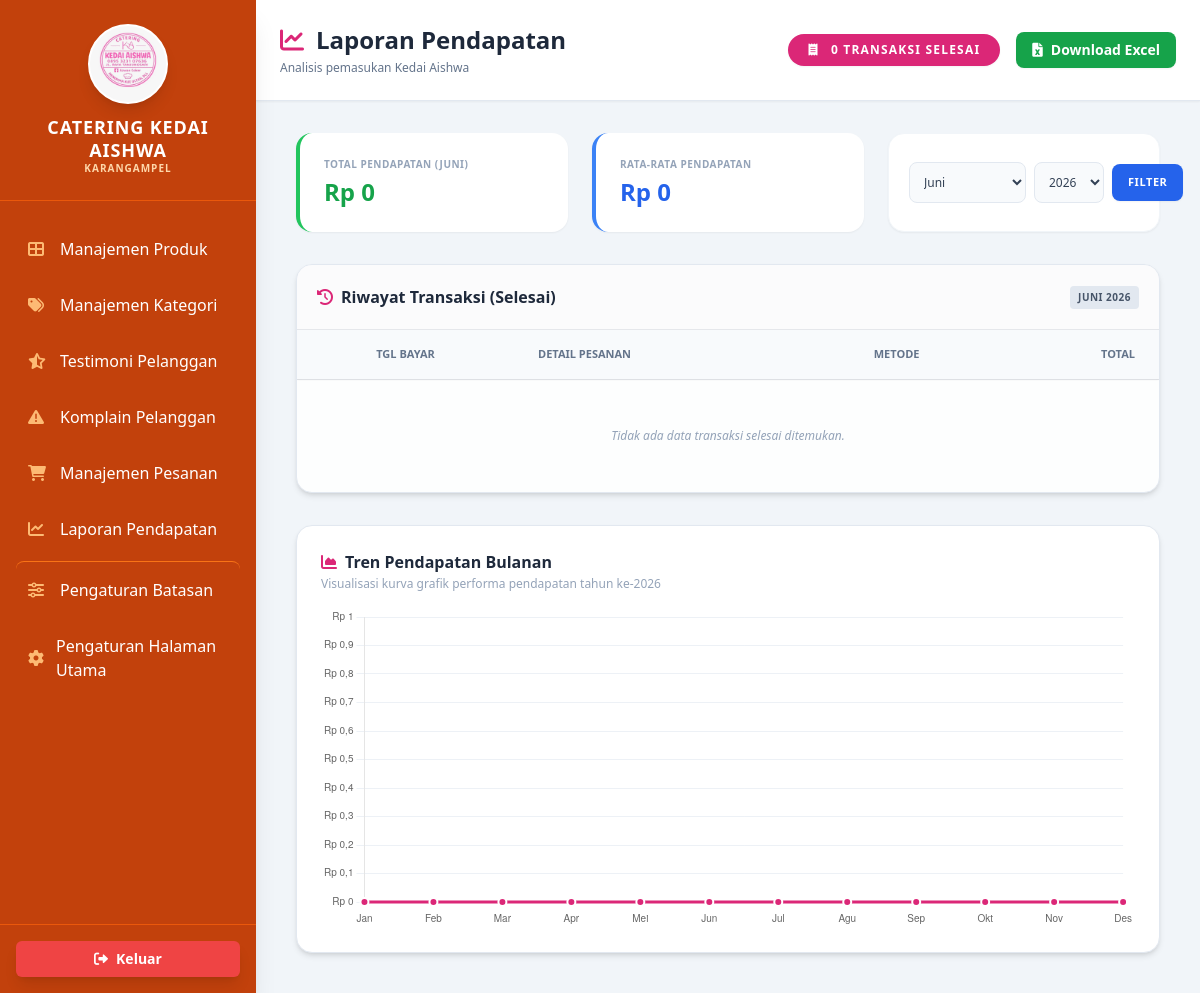
Before: /pelanggan/dashboard_admin/laporan_pendapatan.php (signed in) with the older database file.
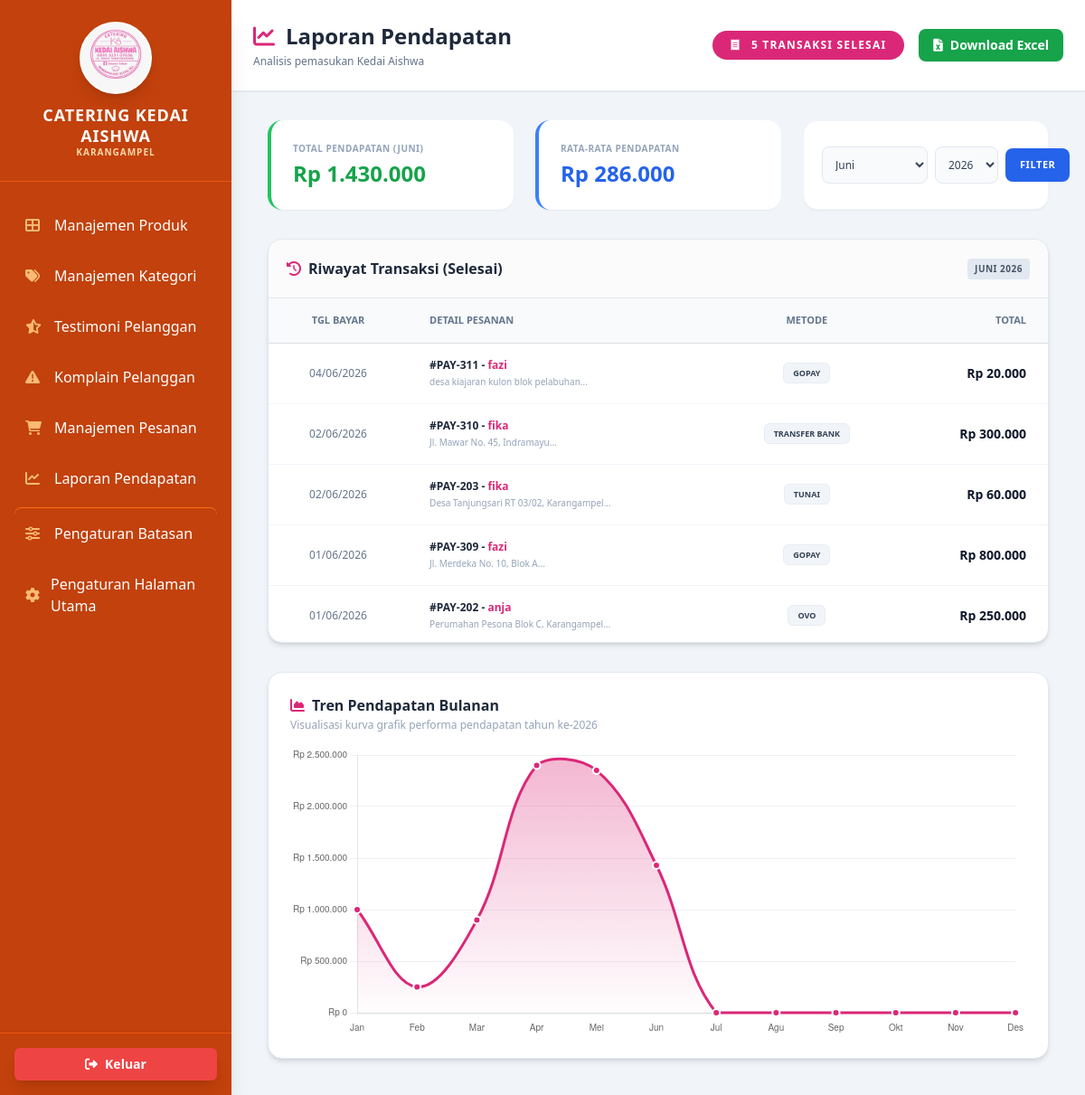
After: the same page with the newer database file.
### tables this page shows
CREATE TABLE `pembayaran` (
  `pembayaran_id` int(11) NOT NULL,
  `pesanan_id` int(11) DEFAULT NULL,
  `metode_pembayaran` varchar(50) DEFAULT NULL,
  `tanggal_pembayaran` date DEFAULT NULL,
  `waktu_pembayaran` time DEFAULT NULL,
  `total_pembayaran` decimal(15,2) DEFAULT NULL,
  `status_pembayaran` varchar(50) DEFAULT 'Belum Bayar',
  `jumlah_dp` decimal(15,2) DEFAULT 0.00,
  `status_dp` varchar(50) DEFAULT 'Belum Bayar',
  `tanggal_dp` date DEFAULT NULL,
  `waktu_dp` time DEFAULT NULL,
  `bukti_pelunasan` varchar(255) DEFAULT NULL
);

CREATE TABLE `users` (
  `user_id` int(11) NOT NULL,
  `nama_lengkap` varchar(100) NOT NULL,
  `email` varchar(100) NOT NULL,
  `password` varchar(100) DEFAULT NULL,
  `role` enum('admin','pelanggan') DEFAULT 'pelanggan'
);

CREATE TABLE `pesanan` (
  `pesanan_id` int(11) NOT NULL,
  `user_id` int(11) DEFAULT NULL,
  `tanggal_pesan` date DEFAULT NULL,
  `tanggal_acara` date DEFAULT NULL,
  `waktu_acara` time DEFAULT NULL,
  `alamat` text DEFAULT NULL,
  `no_handphone` varchar(15) DEFAULT NULL,
  `total_pesan` decimal(15,2) DEFAULT NULL,
  `status_pesanan` varchar(50) DEFAULT NULL,
  `catatan` text DEFAULT NULL
);

### pelanggan/dashboard_admin/laporan_pendapatan.php (the view, shortened to what the changed rows need)
<?php
include('../koneksi.php');
if (!isset($koneksi) && isset($conn)) { $koneksi = $conn; }
$bulan_pilihan = isset($_GET['bulan']) ? $_GET['bulan'] : date('m');
$tahun_pilihan = isset($_GET['tahun']) ? $_GET['tahun'] : date('Y');
$bulan_nama = [
    'all' => 'Semua Bulan', '01' => 'Januari', '02' => 'Februari', '03' => 'Maret',
    '04' => 'April', '05' => 'Mei', '06' => 'Juni', '07' => 'Juli',
    '08' => 'Agustus', '09' => 'September', '10' => 'Oktober', '11' => 'November', '12' => 'Desember'
];
$where_stats = ($bulan_pilihan == 'all')
    ? "AND YEAR(p.tanggal_pembayaran) = '$tahun_pilihan'"
    : "AND MONTH(p.tanggal_pembayaran) = '$bulan_pilihan' AND YEAR(p.tanggal_pembayaran) = '$tahun_pilihan'";
$query_stats = mysqli_query($koneksi, "SELECT SUM(p.total_pembayaran) as total, COUNT(p.pembayaran_id) as jml
    FROM pembayaran p
    WHERE p.status_pembayaran = 'Selesai' $where_stats");
$res_stats = mysqli_fetch_assoc($query_stats);
$total_pendapatan = $res_stats['total'] ?? 0;
$jumlah_transaksi = $res_stats['jml'] ?? 0;
$rata_rata = ($jumlah_transaksi > 0) ? ($total_pendapatan / $jumlah_transaksi) : 0;
$data_chart = array_fill(0, 12, 0);
$query_chart = mysqli_query($koneksi, "SELECT MONTH(tanggal_pembayaran) as bln, SUM(total_pembayaran) as total
    FROM pembayaran
    WHERE status_pembayaran = 'Selesai' AND YEAR(tanggal_pembayaran) = '$tahun_pilihan'
    GROUP BY MONTH(tanggal_pembayaran)");
while($rc = mysqli_fetch_assoc($query_chart)){
    $data_chart[(int)$rc['bln'] - 1] = (float)$rc['total'];
}
$query_history = mysqli_query($koneksi, "SELECT p.*, ps.tanggal_acara, ps.alamat, ps.no_handphone, u.nama_lengkap
    FROM pembayaran p
    JOIN pesanan ps ON p.pesanan_id = ps.pesanan_id
    JOIN users u ON ps.user_id = u.user_id
    WHERE p.status_pembayaran = 'Selesai' $where_stats
    ORDER BY p.tanggal_pembayaran DESC");
?>
<!DOCTYPE html>
<html lang="id">
<head>
    <script src="https://cdn.tailwindcss.com"></script>
    <link rel="stylesheet" href="https://cdnjs.cloudflare.com/ajax/libs/font-awesome/6.0.0/css/all.min.css">
</head>
<body class="bg-[#f1f5f9] font-sans flex">
    <?php include('sidebar.php'); ?>
    <main class="flex-1 h-screen overflow-y-auto">
        <header class="bg-white shadow-sm p-6 mb-8 flex justify-between items-center border-b border-slate-200">
            <div>
                <h1 class="text-2xl font-bold text-[#1e293b] flex items-center">
                    <i class="fas fa-chart-line mr-3 text-pink-600"></i> Laporan Pendapatan
                </h1>
            </div>
            <div class="flex items-center gap-4">
                <div class="bg-pink-600 text-white px-5 py-2 rounded-full text-xs font-bold uppercase tracking-widest shadow-sm">
                    <i class="fas fa-receipt mr-2"></i> <?= $jumlah_transaksi ?> Transaksi Selesai
                </div>
                <a href="laporan_pendapatan.php?bulan=<?= $bulan_pilihan ?>&tahun=<?= $tahun_pilihan ?>&download=excel" class="bg-green-600 text-white px-4 py-2 rounded-lg text-sm font-semibold hover:bg-green-700 shadow-sm flex items-center transition">
                    <i class="fas fa-file-excel mr-2"></i> Download Excel
                </a>
            </div>
        </header>
        <div class="px-10 pb-10 space-y-8">
            <div class="grid grid-cols-1 md:grid-cols-3 gap-6">
                <div class="bg-white p-6 rounded-2xl shadow-sm border-l-4 border-green-500 hover:shadow-md transition">
                    <p class="text-slate-400 text-[10px] font-bold uppercase tracking-wider">Total Pendapatan (<?= $bulan_nama[$bulan_pilihan] ?>)</p>
                    <h3 class="text-2xl font-bold text-green-600 mt-1">Rp <?= number_format($total_pendapatan, 0, ',', '.') ?></h3>
                </div>
                <div class="bg-white p-6 rounded-2xl shadow-sm border-l-4 border-blue-500 hover:shadow-md transition">
                    <p class="text-slate-400 text-[10px] font-bold uppercase tracking-wider">Rata-rata Pendapatan</p>
                    <h3 class="text-2xl font-bold text-blue-600 mt-1">Rp <?= number_format($rata_rata, 0, ',', '.') ?></h3>
                </div>
            </div>
            <div class="bg-white rounded-2xl shadow-md overflow-hidden border border-slate-200 flex flex-col">
                <div class="p-5 border-b bg-gray-50/70 flex justify-between items-center">
                    <h2 class="font-bold text-slate-800 flex items-center gap-2">
                        <i class="fas fa-history text-pink-600"></i> Riwayat Transaksi (Selesai)
                    </h2>
                </div>
                <div class="overflow-y-auto max-h-[380px] custom-scrollbar">
                    <table class="w-full text-left border-collapse">
                        <thead class="bg-slate-50 text-slate-500 text-[11px] uppercase font-bold sticky top-0 border-b shadow-sm z-10 bg-slate-50">
                            <tr>
                                <th class="px-6 py-4 text-center">Tgl Bayar</th>
                                <th class="px-6 py-4">Detail Pesanan</th>
                                <th class="px-6 py-4 text-center">Metode</th>
                                <th class="px-6 py-4 text-right">Total</th>
                            </tr>
                        </thead>
                        <tbody class="divide-y divide-slate-100 text-xs text-slate-600">
                            <?php
                            mysqli_data_seek($query_history, 0);
                            if(mysqli_num_rows($query_history) > 0) :
                            ?>
                                <?php while($row = mysqli_fetch_assoc($query_history)) : ?>
                                <tr class="hover:bg-slate-50/80 transition">
                                    <td class="px-6 py-4 text-center font-medium text-slate-500"><?= date('d/m/Y', strtotime($row['tanggal_pembayaran'])) ?></td>
                                    <td class="px-6 py-4">
                                        <div class="font-bold text-slate-800">#PAY-<?= $row['pembayaran_id'] ?> - <span class="text-pink-600 font-semibold"><?= htmlspecialchars($row['nama_lengkap']) ?></span></div>
                                        <div class="text-[10px] text-slate-400 mt-0.5"><?= htmlspecialchars(substr($row['alamat'], 0, 60)) ?>...</div>
                                    </td>
                                    <td class="px-6 py-4 text-center">
                                        <span class="px-2.5 py-1 bg-slate-100 text-slate-700 rounded-md uppercase font-bold text-[9px] border border-slate-200/60"><?= $row['metode_pembayaran'] ?></span>
                                    </td>
                                    <td class="px-6 py-4 text-right font-bold text-slate-900 text-sm">
                                        Rp <?= number_format($row['total_pembayaran'], 0, ',', '.') ?>
                                    </td>
                                </tr>
                                <?php endwhile; ?>
                            <?php else : ?>
                                <tr><td colspan="4" class="px-6 py-12 text-center text-slate-400 italic bg-slate-50/30">Tidak ada data transaksi selesai ditemukan.</td></tr>
                            <?php endif; ?>
                        </tbody>
                    </table>
                </div>
            </div>
            <div class="bg-white p-6 rounded-2xl shadow-md border border-slate-200 flex flex-col">
                <div class="mb-4">
                    <h2 class="font-bold text-slate-800 flex items-center gap-2 text-base">
                        <i class="fas fa-chart-area text-pink-600"></i> Tren Pendapatan Bulanan
                    </h2>
                </div>
                <div class="h-80 w-full relative">
                    <canvas id="incomeChart"></canvas>
                </div>
            </div>
        </div>
    </main>
    <script>
        const ctx = document.getElementById('incomeChart').getContext('2d');
        // Membuat gradien warna transparan di bawah garis grafik agar lebih estetik
        const gradientBg = ctx.createLinearGradient(0, 0, 0, 300);
        gradientBg.addColorStop(0, 'rgba(219, 39, 119, 0.35)');
        gradientBg.addColorStop(1, 'rgba(219, 39, 119, 0.00)');
        new Chart(ctx, {
            type: 'line',
            data: {
                labels: ['Jan', 'Feb', 'Mar', 'Apr', 'Mei', 'Jun', 'Jul', 'Agu', 'Sep', 'Okt', 'Nov', 'Des'],
                datasets: [{
                    label: 'Pendapatan (Rp)',
                    data: <?= json_encode($data_chart) ?>,
                    backgroundColor: gradientBg,
                    borderColor: 'rgb(219, 39, 119)',
                    borderWidth: 3,
                    pointBackgroundColor: 'rgb(219, 39, 119)',
                    pointBorderColor: '#fff',
                    pointBorderWidth: 2,
                    pointRadius: 4,
                    pointHoverRadius: 6,
                    tension: 0.38,
                    fill: true
                }]
            },
            options: {
                responsive: true,
                maintainAspectRatio: false,
                plugins: {
                    legend: {
                        display: false
                    }
                },
                scales: {
                    y: {
                        beginAtZero: true,
                        grid: {
                            color: 'rgba(226, 232, 240, 0.6)'
                        },
                        ticks: {
                            font: { size: 10, weight: '500' },
                            callback: function(value) { return 'Rp ' + value.toLocaleString('id-ID'); }
                        }
                    },
                    x: {
                        grid: {
                            display: false
                        },
                        ticks: {
                            font: { size: 10, weight: '500' }
                        }
                    }
                }
            }
        });
    </script>
</body>
</html>

Changed rows visible on the page:
added pembayaran: tanggal_pembayaran "04/06/2026", pembayaran_id "311", users.nama_lengkap "fazi", pesanan.alamat "desa kiajaran kulon blok pelabuhan", metode_pembayaran "GOPAY", total_pembayaran "20.000"
added pembayaran: tanggal_pembayaran "02/06/2026", pembayaran_id "310", users.nama_lengkap "fika", pesanan.alamat "Jl. Mawar No. 45, Indramayu", metode_pembayaran "TRANSFER BANK", total_pembayaran "300.000"
added pembayaran: tanggal_pembayaran "02/06/2026", pembayaran_id "203", users.nama_lengkap "fika", pesanan.alamat "Desa Tanjungsari RT 03/02, Karangampel", metode_pembayaran "TUNAI", total_pembayaran "60.000"
added pembayaran: tanggal_pembayaran "01/06/2026", pembayaran_id "309", users.nama_lengkap "fazi", pesanan.alamat "Jl. Merdeka No. 10, Blok A", metode_pembayaran "GOPAY", total_pembayaran "800.000"
added pembayaran: tanggal_pembayaran "01/06/2026", pembayaran_id "202", users.nama_lengkap "anja", pesanan.alamat "Perumahan Pesona Blok C, Karangampel", metode_pembayaran "OVO", total_pembayaran "250.000"
Other visible differences:
$jumlah_transaksi: "0" → "5"
$total_pendapatan: "0" → "1.430.000"
$rata_rata: "0" → "286.000"
chart data {{ json_encode($data_chart) }}: [0,0,0,0,0,0,0,0,0,0,0,0] → [1000000,250000,900000,2400000,2350000,1430000,0,0,0,0,0,0]
text no longer shown: "Tidak ada data transaksi selesai ditemukan."
